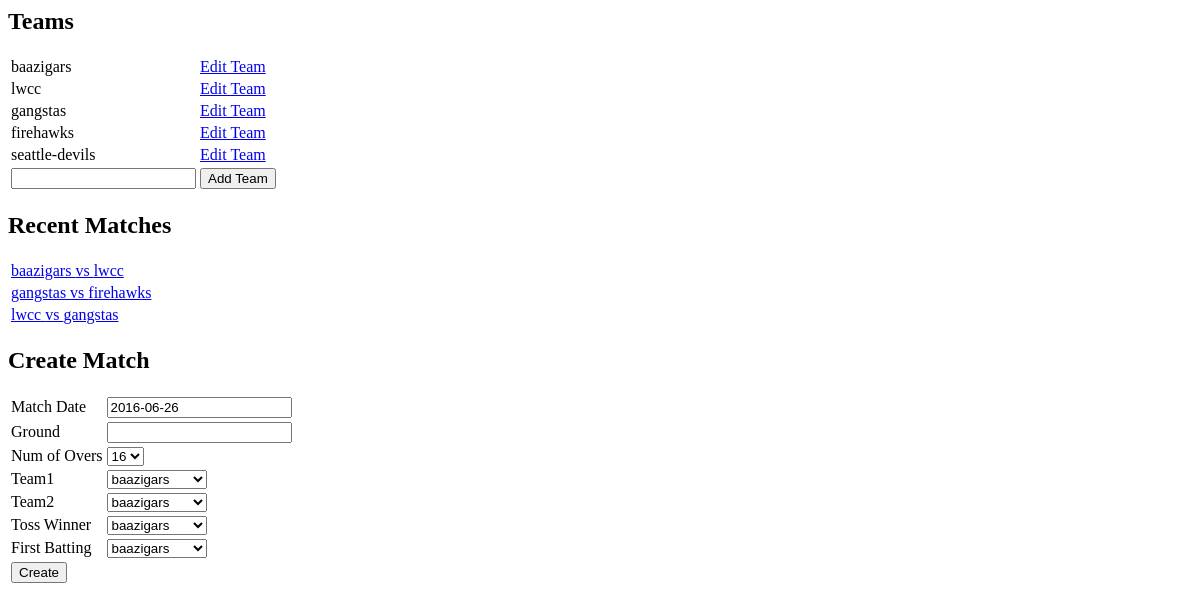
Page /home on the earlier database version.
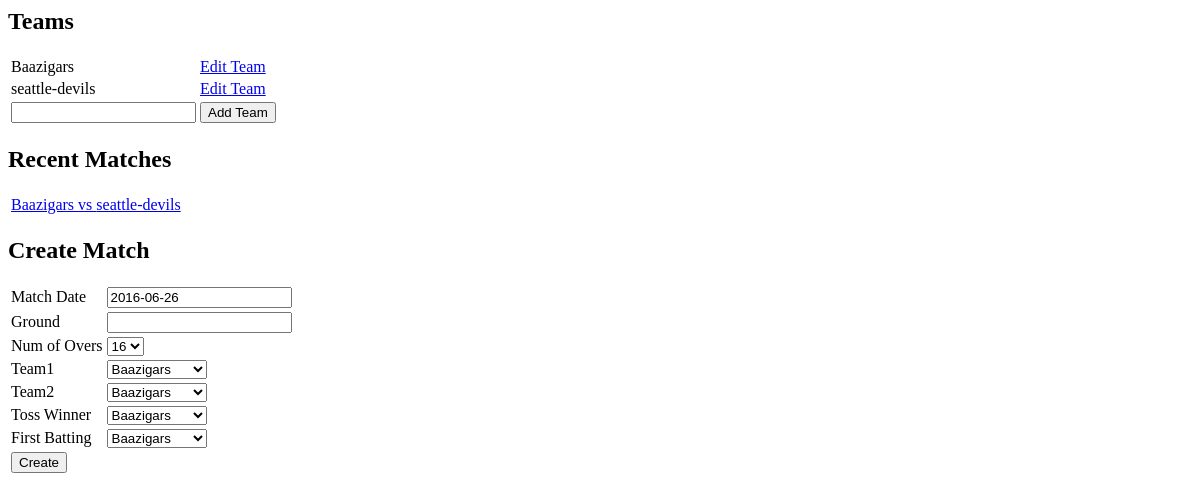
Same page on the later database version.
### datastore/player.py (models this page shows, shortened)
class Player(Base, CricketBase):
    __tablename__ = 'player'
    id = Column(Integer, primary_key=True, autoincrement=True)
    name = Column(String)
    team_name = Column(Integer, ForeignKey('team.name'))

### datastore/team.py (models this page shows, shortened)
class Team(Base, CricketBase):
    __tablename__ = 'team'
    name = Column(String, primary_key=True)
    players = relationship('Player', backref='team', cascade='all, delete-orphan')
    @classmethod
    def get_teams(cls, *args, **kwargs):
        with scoped_session() as session:
            teams_dict = []
            query = session.query(cls).filter_by(**kwargs)\
                           .outerjoin(cls.players).options(contains_eager('players'))
            teams = query.all()
            for team in teams:
                teams_dict.append(team.as_dict())
            return teams_dict
    def as_dict(self):
        team_dict = super(self.__class__, self).as_dict()
        team_dict['players'] = [player.as_dict() for player in self.players]
        return team_dict

### datastore/match.py (models this page shows, shortened)
class Match(Base, CricketBase):
    __tablename__ = 'match'
    id = Column(Integer, primary_key=True, autoincrement=True)
    ground = Column(String, nullable=False)
    time = Column(DateTime)
    num_overs = Column(Integer, nullable=False)
    toss_winner = Column(String, nullable=False)
    first_inning = Column(String, nullable=False)
    winner_name = Column(Integer, ForeignKey('team.name'))
    team1_name = Column(Integer, ForeignKey('team.name'))
    team2_name = Column(Integer, ForeignKey('team.name'))
    team1 = relationship('Team', foreign_keys=[team1_name])
    team2 = relationship('Team', foreign_keys=[team2_name])
    winner = relationship('Team', foreign_keys=[winner_name])
    @classmethod
    def get_matches(cls, **kwargs):
        with scoped_session() as session:
            query = session.query(cls).filter_by(**kwargs)
            matches = query.all()
            matches_dict = []
            for match in matches:
                matches_dict.append(match.as_dict())
            return matches_dict
    def as_dict(self):
        match_dict = super(self.__class__, self).as_dict()
        match_dict['team1'] = self.team1.as_dict()
        match_dict['team2'] = self.team2.as_dict()
        return match_dict

### app.py (the view)
@app.route('/home', methods=['GET', 'POST'])
def home():
    try:
        teams = datastore.Team.get_teams()
        matches = datastore.Match.get_matches()
        content = {
            'teams': teams,
            'matches': matches,
            'time': datetime.now().date(),
        }
        return render_template('home.html', data=content)
    except Exception as e:
        return str(e)

### datastore/core.py (called while the page is built)
@contextmanager
def scoped_session():
    try:
        session = Session()
        yield session
        session.commit()
    except Exception as e:
        print "Error occured while conencting to the database {}".format(str(e))
        session.rollback()
        raise
    finally:
        session.close()

    def as_dict(self, columns=None):
        if not columns:
            columns = [c.name for c in self.__table__.columns]
        model_dict = {column: getattr(self, column) for column in columns}
        return model_dict

### templates/home.html (shortened to what this page needs)
<html>
    <body>
        <h2>Teams</h2>
        <table>
        {% for team in data.teams %}
            <tr>
                <td>{{ team.name }}</td>
                <td><a href="{{ url_for('get_team', team_name=team.name) }}">Edit Team</a></td>
            </tr>
        {% endfor %}
            <tr>
                <form name="create_team" action="{{ url_for('create_team') }}" method="POST">
                    <td><input type="text" name="team_name"></td>
                    <td><input type="submit" name="add_team" value="Add Team"></td>
                </form>
            </tr>
        </table>
        <h2>Recent Matches</h2>
        <table>
        {% for match in data.matches %}
            <tr><td><a href="{{ url_for('show_match', match_id=match.id) }}">{{ match.team1.name }} vs {{ match.team2.name }}</a></td></tr>
        {% endfor %}
        </table>
        <h2>Create Match</h2>
        <form name="create_match" method="POST" action="{{ url_for('create_match') }}">
            <table>
                <tr>
                    <td><label>Match Date</label></td>
                    <td><input type="text" name="time" value='{{ data.time }}' /></td>
                </tr>
                <tr>
                    <td><label>Ground</label></td>
                    <td><input type="text" name="ground" /></td>
                </tr>
                <tr>
                    <td><label>Num of Overs</label></td>
                    <td><select name="num_overs">
                        <option>16</option>
                    </select></td>
                </tr>
                <tr>
                    <td><label>Team1</label></td>
                    <td><select name="team1">
                        {% for team in data.teams %}
                            <option>{{ team.name }}</option>
                        {% endfor %}
                    </select></td>
                </tr>
                <tr>
                    <td><label>Team2</label></td>
                    <td><select name="team2">
                        {% for team in data.teams %}
                            <option>{{ team.name }}</option>
                        {% endfor %}
                    </select></td>
                </tr>
                <tr>
                    <td><label>Toss Winner</label></td>
                    <td><select name="toss_winner">
                        {% for team in data.teams %}
                            <option>{{ team.name }}</option>
                        {% endfor %}
                    </select></td>
                </tr>
                <tr>
                    <td><label>First Batting</label></td>
                    <td><select name="first_inning">
                        {% for team in data.teams %}
                            <option>{{ team.name }}</option>
                        {% endfor %}
                    </select></td>
                </tr>
                <tr>
                    <td><input type="submit" name="create_match" value="Create"></td>
                </tr>
            </table>
        </form>
    </body>
</html>

Differences in the rows shown:
no longer on this page (row edited): Player: name "baazigars"
no longer on this page (row edited): Player: name "lwcc"
removed Player: name "gangstas"
removed Player: name "firehawks"
removed Match: team1.name "gangstas", team2.name "firehawks"
removed Match: team1.name "lwcc", team2.name "gangstas"
now on this page (row edited): Player: name "Baazigars"
changed Match: team1.name "baazigars" → "Baazigars"; team2.name "lwcc" → "seattle-devils"
Other differences:
form field team1: "baazigars" → "Baazigars"
form field team2: "baazigars" → "Baazigars"
form field toss_winner: "baazigars" → "Baazigars"
form field first_inning: "baazigars" → "Baazigars"
